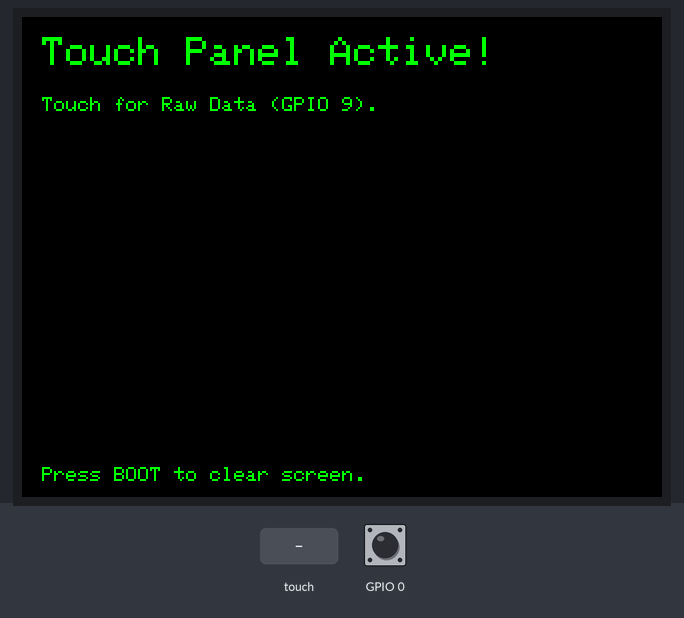
This program was run on a simulated ESP32-S3. Parts: 320×240 colour display. The inputs (shaded band) are chosen by the test bench; at power-on: GPIO 0 HIGH. What the program prints to the serial monitor is not drawn.

Above: at 1.4 s.
1.5 s: touch panel pressed at 13 % / 10 % of its raw x / y range
At 2.0 s:
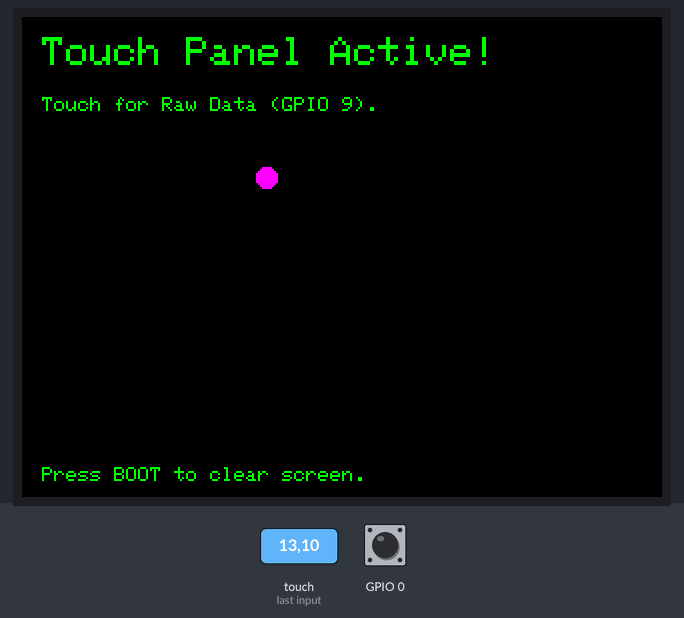
3.0 s: GPIO 0 driven LOW
At 3.7 s:
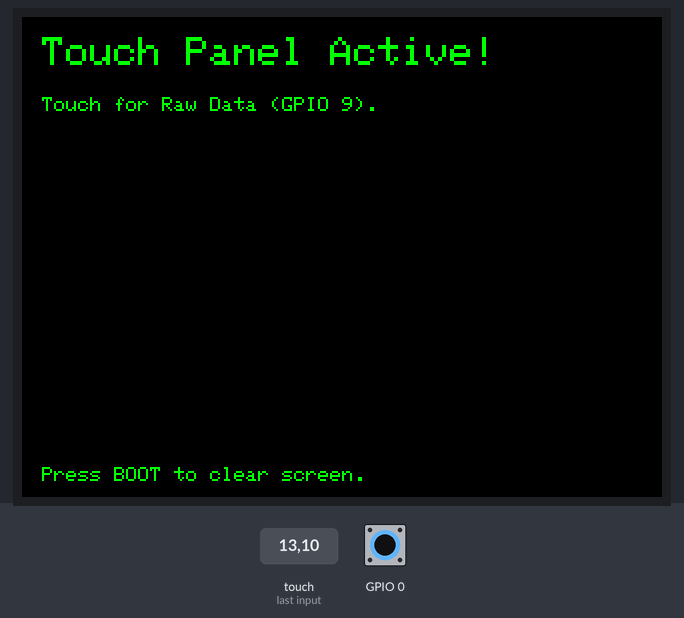
4.5 s: GPIO 0 pulsed HIGH 5 times (0.12 s each, 0.3 s apart)
Timing chart, 0 to 7.5 s (numbered marks = the images above; inputs shaded):
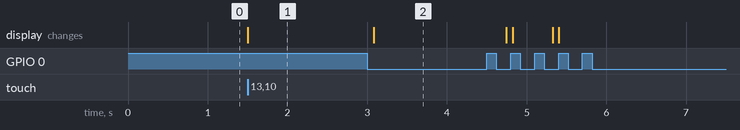

Measured:
- after the input at 1.5 s, the display: changes at once (image 1)
- after the input at 3.0 s, the display: changes after 0.08 s (image 2)

The program:

main.cpp
```cpp
#include <Adafruit_GFX.h>
#include <Adafruit_ILI9341.h>
#include <SPI.h>
#include <XPT2046_Touchscreen.h>

// --- PIN DEFINITIONS ---
// Display Pins
#define TFT_CS    10
#define TFT_DC    8
#define TFT_RST   4
#define TFT_MOSI  11
#define TFT_SCK   12

// Touch Pins
#define T_CS      5
#define T_MISO    9     // <--- NEW MISO PIN: GPIO 9
#define T_IRQ     7

// Define the SPI Settings used by the ILI9341 display
SPISettings settingsA(40000000, MSBFIRST, SPI_MODE0);

// Initialize the display
Adafruit_ILI9341 tft = Adafruit_ILI9341(TFT_CS, TFT_DC, TFT_MOSI, TFT_SCK, TFT_RST);

// Initialize the touch controller
XPT2046_Touchscreen ts(T_CS, T_IRQ);

// --- CALIBRATION VALUES (Landscape Mode: Rotation 1) ---
#define TS_MINX 120
#define TS_MAXX 920
#define TS_MINY 100
#define TS_MAXY 900
#define MIN_PRESSURE 1 // Low pressure for debugging

void setup() {
  Serial.begin(115200);
  Serial.println("--- System Initialized. Testing GPIO 9 MISO ---");

  // 1. Initialize SPI Bus with all pins explicitly defined
  // SCK=12, MISO=9, MOSI=11, CS=10
  SPI.begin(TFT_SCK, T_MISO, TFT_MOSI, TFT_CS);

  // 2. Initialize Display with SPI Transaction Control
  SPI.beginTransaction(settingsA);
  tft.begin();
  tft.setRotation(1);
  tft.fillScreen(ILI9341_BLACK);
  SPI.endTransaction();

  // 3. Initialize Touch
  ts.begin();
  ts.setRotation(1);

  // Draw instructions
  tft.setTextColor(ILI9341_GREEN);
  tft.setTextSize(2);
  tft.setCursor(10, 10);
  tft.println("Touch Panel Active!");
  tft.setTextSize(1);
  tft.setCursor(10, 40);
  tft.println("Touch for Raw Data (GPIO 9).");
  tft.setCursor(10, tft.height() - 15);
  tft.println("Press BOOT to clear screen.");
}

void loop() {
  // Check both touch detection methods: the interrupt pin and simple polling
  if (ts.tirqTouched() || ts.touched()) {
    TS_Point p = ts.getPoint();

    if (p.z > MIN_PRESSURE) {

      // Map the raw touch point to the screen resolution
      int x = map(p.y, TS_MINY, TS_MAXY, tft.width(), 0);
      int y = map(p.x, TS_MINX, TS_MAXX, tft.height(), 0);

      tft.fillCircle(x, y, 5, ILI9341_MAGENTA);

      // Print raw data
      Serial.print("Raw X="); Serial.print(p.x);
      Serial.print("\tRaw Y="); Serial.print(p.y);
      Serial.print("\tPressure Z="); Serial.println(p.z);
    }
  }

  // Clear screen using the BOOT button (GPIO 0)
  if (digitalRead(0) == LOW) {
    tft.fillScreen(ILI9341_BLACK);
    tft.setTextColor(ILI9341_GREEN);
    tft.setTextSize(2);
    tft.setCursor(10, 10);
    tft.println("Touch Panel Active!");
    tft.setTextSize(1);
    tft.setCursor(10, 40);
    tft.println("Touch for Raw Data (GPIO 9).");
    tft.setCursor(10, tft.height() - 15);
    tft.println("Press BOOT to clear screen.");
    delay(500);
  }
}
```
